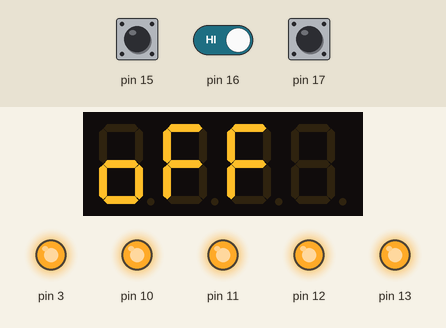
Simulated run of this sketch. Board: Arduino Uno, built with avr-gcc and run on an emulated ATmega328P. Parts: 4-digit seven-segment display, output pins drawn as LEDs (lit = HIGH). Dashed ring = blinking. Inputs (shaded band) come from the test bench; at power-on: pin 15 HIGH, pin 16 HIGH, pin 17 HIGH.

Above: at 1.2 s.
1.3 s: pin 15 pulled LOW for 0.15 s
At 1.66 s:
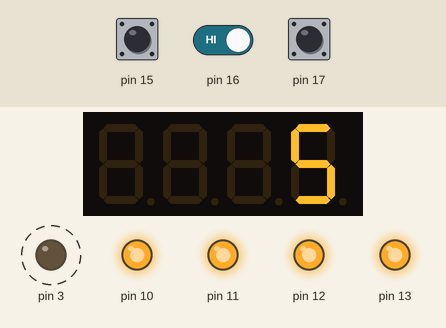
2.0 s: pin 15 pulled LOW for 1 s
At 3.0 s:
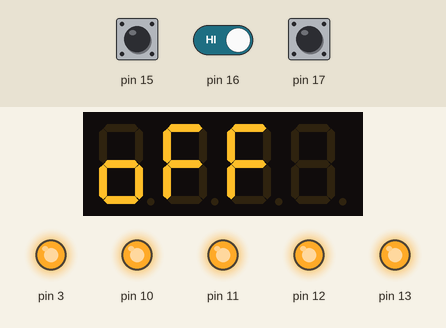
4.5 s: pin 15 pulled LOW for 0.15 s
At 5.11 s:
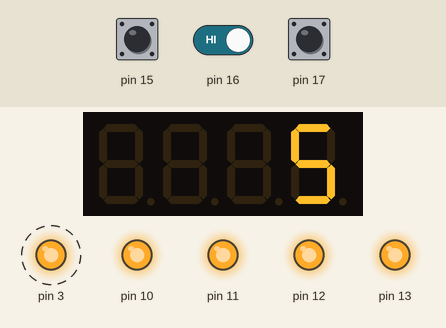
5.2 s: pin 15 pulled LOW for 3.2 s
At 6.6 s:
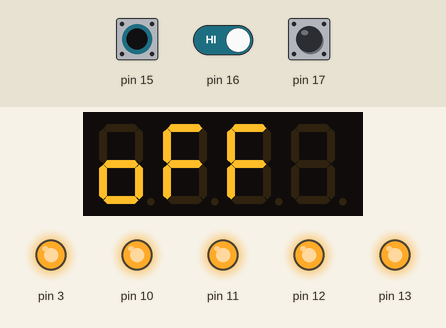
9.9 s: pin 15 driven LOW and pin 16 driven LOW
At 10.66 s:
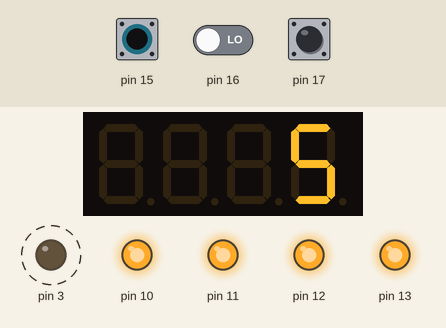
Timing chart, 0 to 13.9 s (numbered marks = the images above; inputs shaded):
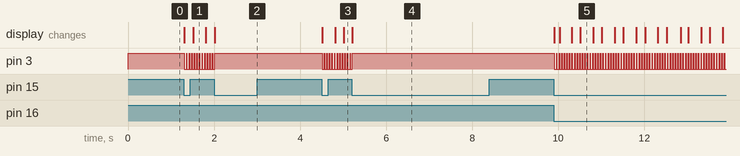

The sketch:

Sonar_Ranger.ino
```cpp
#include <MultiFuncShield.h>

/*

For more information and help, please visit https://www.cohesivecomputing.co.uk/hackatronics/arduino-multi-function-shield/part-3/

All our hackatronics projects are free for personal use, and there are many more
in the pipeline. If you find our projects helpful or useful, please consider making
a small donation to our hackatronics fund using the donate buttons on our web pages.
Thank you.

*/

const int TrigPin = 5;
const int EchoPin = 6;

enum sonarModeValues
{
  MODE_SONAR_OFF,
  MODE_SONAR_ON
};

byte sonarMode = MODE_SONAR_OFF;

void setup()
{
  //Serial.begin(9600);
  pinMode(TrigPin, OUTPUT);
  pinMode(EchoPin, INPUT);

  MFS.initialize();
  MFS.write("off");
}

void loop()
{
  byte btn = MFS.getButton();

  switch (sonarMode)
  {
    case MODE_SONAR_OFF:
        if (btn == BUTTON_1_PRESSED)
        {
          sonarMode = MODE_SONAR_ON;
          MFS.beep(5, 95, 1,0,0);
          MFS.write("on");
        }
        break;

    case MODE_SONAR_ON:
        if (btn == BUTTON_1_PRESSED)
        {
          sonarMode = MODE_SONAR_OFF;
          MFS.beep(0);
          MFS.write("off");
          MFS.blinkDisplay(DIGIT_ALL, OFF);
          MFS.initSonar();
        }
        else
        {
          //int distance = MFS.getSonarDataCm(TrigPin, EchoPin);
          int distance = 5;
          if (distance != 0 && distance < 2000)
          {
            int offPeriod = distance - 6;

            if (offPeriod < 0)
            {
              offPeriod = 0;
            }

            MFS.write(distance);
            MFS.setBeepOffPeriod(offPeriod);

            MFS.blinkDisplay(DIGIT_ALL, distance < 11);
          }
          delay(100);
        }
        break;
  }
}
```

Measured:
- after the input at 1.3 s, pin 3: alternates HIGH for 0.01 s and LOW for 0.05 s, starting at once; the display: first changes at once (image 1 shows a later state)
- after the input at 2.0 s, pin 3: goes on until 2.0 s, then stays HIGH; the display: changes at once (image 2)
- after the input at 4.5 s, pin 3: alternates HIGH for 0.01 s and LOW for 0.05 s, starting at once; the display: first changes at once (image 3 shows a later state)
- after the input at 5.2 s, pin 3: goes on until 5.2 s, then stays HIGH; the display: changes at once (image 4)
- after the input at 9.9 s, pin 3: alternates HIGH for 0.01 s and LOW for 0.05 s, starting at once; the display: first changes at once (image 5 shows a later state)
